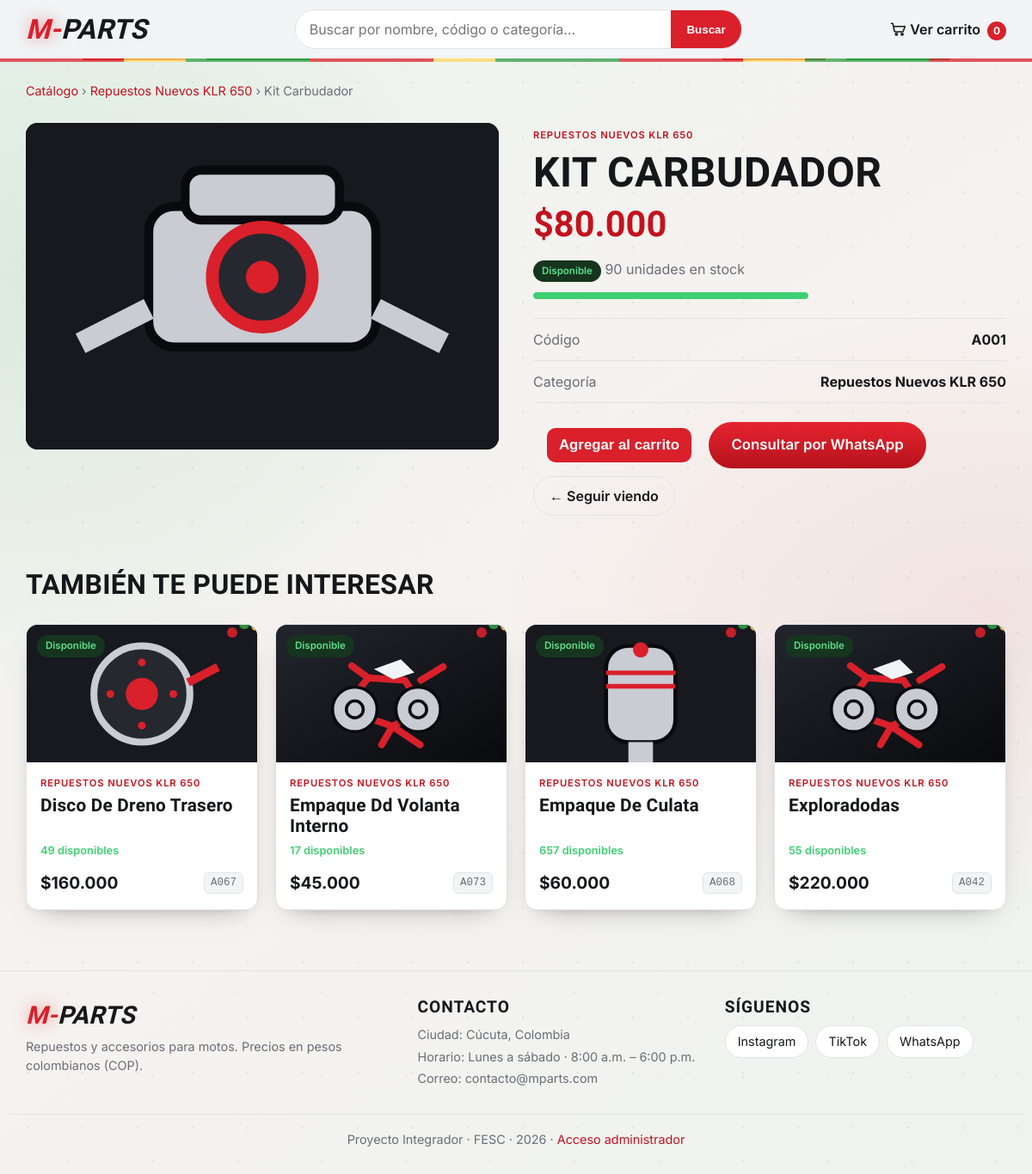
Page /mparts_app_infinity/producto.php?codigo=A001 on the committed database.
### tables this page shows
CREATE TABLE `productos` (
  `codigo_producto` varchar(20) NOT NULL,
  `nombre` varchar(150) NOT NULL,
  `categoria` varchar(100) DEFAULT NULL,
  `compras_iniciales` int(11) NOT NULL DEFAULT 0,
  `ventas_registradas` int(11) DEFAULT 0,
  `stock_actual` int(11) NOT NULL DEFAULT 0,
  `costo_unitario` decimal(12,2) NOT NULL DEFAULT 0.00,
  `precio_venta` decimal(12,2) NOT NULL DEFAULT 0.00,
  PRIMARY KEY (`codigo_producto`)
);

### mparts_app_infinity/config.php (called while the page is built, shortened)
<?php
function db(): PDO {
    static $pdo = null;
    if (!$pdo) {
        $pdo = new PDO('mysql:host=' . DB_HOST . ';dbname=' . DB_NAME . ';charset=utf8mb4', DB_USER, DB_PASS, [
            PDO::ATTR_ERRMODE => PDO::ERRMODE_EXCEPTION,
            PDO::ATTR_DEFAULT_FETCH_MODE => PDO::FETCH_ASSOC,
        ]);
    }
    return $pdo;
}
function h($s): string { return htmlspecialchars((string)$s, ENT_QUOTES, 'UTF-8'); }
function cop($n): string { return '$' . number_format((float)$n, 0, ',', '.'); }
function nombre($s): string { return mb_convert_case(mb_strtolower($s), MB_CASE_TITLE); }
function cat_label($c): string {
    $t = mb_convert_case(mb_strtolower($c), MB_CASE_TITLE);
    return str_replace(['Klr', 'Dr ', 'V-strom'], ['KLR', 'DR ', 'V-Strom'], $t);
}
function stock_badge($n): array {
    return ['Disponible', 'ok'];
}
function url(array $o = []): string {
    $p = array_filter(array_merge($_GET, $o), fn($v) => $v !== '' && $v !== null);
    return 'index.php' . ($p ? '?' . http_build_query($p) : '');
}

### mparts_app_infinity/includes/fotos.php (called while the page is built, shortened)
<?php
function foto_dir(): string { return __DIR__ . '/../assets/img/productos/'; }
function foto_codigo(string $c): string { return preg_replace('/[^A-Za-z0-9_-]/', '', $c); }
function foto(string $codigo, string $categoria = '', string $nombre = ''): ?string {
    $c = foto_codigo($codigo);
    if ($c !== '') {
    foreach (FOTO_EXT as $e) {
        $f = foto_dir() . $c . '.' . $e;
    }
    }
    $texto = mb_strtoupper($categoria . ' ' . $nombre);
    $archivo = 'fallback-repuesto.svg';
    if (str_contains($texto, 'LLANTA') || str_contains($texto, 'NEUMATICO') || str_contains($texto, 'RIN')) $archivo = 'fallback-llanta.svg';
    elseif (str_contains($texto, 'ACEITE') || str_contains($texto, 'LIQUID') || str_contains($texto, 'REFRIGER') || str_contains($texto, 'SILICONA') || str_contains($texto, 'RESTaurador')) $archivo = 'fallback-liquidos.svg';
    elseif (str_contains($texto, 'MORRAL') || str_contains($texto, 'BOLSO') || str_contains($texto, 'MALET') || str_contains($texto, 'MOCHILA')) $archivo = 'fallback-bolso.svg';
    elseif (str_contains($texto, 'TORNILLO') || str_contains($texto, 'TUERCA') || str_contains($texto, 'ARANDELA') || str_contains($texto, 'PERNO')) $archivo = 'fallback-tornillo.svg';
    elseif (str_contains($texto, 'PISTON') || str_contains($texto, 'PIST') || str_contains($texto, 'EMBOLO') || str_contains($texto, 'CILINDRO') || str_contains($texto, 'CULATA')) $archivo = 'fallback-piston.svg';
    elseif (str_contains($texto, 'CADENA') || str_contains($texto, 'SPRDCKET') || str_contains($texto, 'PI�ON')) $archivo = 'fallback-cadena.svg';
    elseif (str_contains($texto, 'FILTRO') || str_contains($texto, 'CAJA FILT')) $archivo = 'fallback-filtro.svg';
    elseif (str_contains($texto, 'BATERIA')) $archivo = 'fallback-bateria.svg';
    elseif (str_contains($texto, 'DISCO') || str_contains($texto, 'FRENO') || str_contains($texto, 'CALIPER') || str_contains($texto, 'CLUTCH') || str_contains($texto, 'CLOCHERA')) $archivo = 'fallback-freno.svg';
    elseif (str_contains($texto, 'TANQUE') || str_contains($texto, 'GASOLINA') || str_contains($texto, 'TAPA DE GAS')) $archivo = 'fallback-tanque.svg';
    elseif (str_contains($texto, 'ASIENTO') || str_contains($texto, 'ASIENT')) $archivo = 'fallback-asiento.svg';
    elseif (str_contains($texto, 'CAJA DE') || str_contains($texto, 'HERRAMIENT')) $archivo = 'fallback-herramienta.svg';
    elseif (str_contains($texto, 'GUAYA') || str_contains($texto, 'CABLE') || str_contains($texto, 'BARRA') || str_contains($texto, 'TENSOR')) $archivo = 'fallback-cable.svg';
    elseif (str_contains($texto, 'ESPEJO') || str_contains($texto, 'ESPEJOS')) $archivo = 'fallback-espejo.svg';
    elseif (str_contains($texto, 'FARO') || str_contains($texto, 'FAROL') || str_contains($texto, 'LAMPARA') || str_contains($texto, 'LUZ') || str_contains($texto, 'EXPLORADOR')) $archivo = 'fallback-lampara.svg';
    elseif (str_contains($texto, 'ESCAPE') || str_contains($texto, 'TUBO') || str_contains($texto, 'ESCAP')) $archivo = 'fallback-escape.svg';
    elseif (str_contains($texto, 'CHASIS') || str_contains($texto, 'DEFENSA') || str_contains($texto, 'PARRILLA') || str_contains($texto, 'BASE') || str_contains($texto, 'PROTECTOR')) $archivo = 'fallback-accesorio.svg';
    elseif (str_contains($texto, 'CARBURADOR') || str_contains($texto, 'CARBUDADOR')) $archivo = 'fallback-carburador.svg';
    elseif (str_contains($texto, 'STICKER') || str_contains($texto, 'CALCOMANIA')) $archivo = 'fallback-sticker.svg';
    $f = foto_dir() . $archivo;
    return is_file($f) ? 'assets/img/productos/' . $archivo . '?v=' . filemtime($f) : null;
}

### mparts_app_infinity/producto.php (the view, shortened to what this page needs)
<?php
require_once __DIR__ . '/config.php';
$codigo = $_GET['codigo'] ?? ''; $p = null; $rel = []; $error = null; $E = CAT_SQL;
try {
    $st = db()->prepare("SELECT codigo_producto, nombre, $E AS cat, stock_actual, precio_venta FROM productos WHERE codigo_producto = :c");
    $st->execute([':c' => $codigo]); $p = $st->fetch();
    if ($p) {
        $st = db()->prepare("SELECT codigo_producto, nombre, $E AS cat, stock_actual, precio_venta FROM productos WHERE $E = :cat AND codigo_producto <> :c ORDER BY RAND() LIMIT 4");
        $st->execute([':cat' => $p['cat'], ':c' => $codigo]); $rel = $st->fetchAll();
    }
} catch (PDOException $e) { $error = $e->getMessage(); }
include __DIR__ . '/includes/header.php';
?>
<main class="wrap">
<?php if ($error): ?>
  <div class="alert"><b>Error de base de datos.</b><br><small><?= h($error) ?></small></div>
<?php elseif (!$p): ?>
  <div class="empty">Producto no encontrado. <a href="index.php">Volver al catálogo</a></div>
<?php else: [$txt, $cls] = stock_badge($p['stock_actual']);
  $msg = 'Hola M-PARTS, me interesa: ' . nombre($p['nombre']) . ' (código ' . $p['codigo_producto'] . ').'; ?>
  <p class="crumbs"><a href="index.php">Catálogo</a> › <a href="<?= h(url(['cat' => $p['cat'], 'q' => '', 'p' => ''])) ?>"><?= h(cat_label($p['cat'])) ?></a> › <?= h(nombre($p['nombre'])) ?></p>
  <section class="detail">
    <div class="thumb big"><?php if ($ph = foto($p['codigo_producto'], $p['cat'], $p['nombre'])): ?><img src="<?= h($ph) ?>" alt="<?= h(nombre($p['nombre'])) ?>" loading="lazy"><?php else: ?><span><?= cat_icon($p['cat']) ?></span><?php endif; ?></div>
    <div>
      <small class="cat"><?= h(cat_label($p['cat'])) ?></small>
      <h1><?= h(nombre($p['nombre'])) ?></h1>
      <p class="price"><?= cop($p['precio_venta']) ?></p>
      <p><span class="badge <?= $cls ?>"><?= $txt ?></span> <span class="muted"><?= (int)$p['stock_actual'] ?> unidades en stock</span></p>
      <div class="meter"><i class="<?= $cls ?>" style="width:<?= min(100, max(3, $p['stock_actual'] * 2)) ?>%"></i></div>
      <ul class="facts"><li><span>Código</span><b><?= h($p['codigo_producto']) ?></b></li><li><span>Categoría</span><b><?= h(cat_label($p['cat'])) ?></b></li></ul>
      <?php if ($p['stock_actual'] > 0): ?>
      <button class="btn big-btn cart-add" type="button" data-codigo="<?= h($p['codigo_producto']) ?>" data-nombre="<?= h(nombre($p['nombre'])) ?>" data-precio="<?= h($p['precio_venta']) ?>" data-stock="<?= (int)$p['stock_actual'] ?>">Agregar al carrito</button>
      <?php endif; ?>
      <a class="btn big-btn" href="https://wa.me/<?= WHATSAPP ?>?text=<?= urlencode($msg) ?>" target="_blank" rel="noopener"><?= $p['stock_actual'] > 0 ? 'Consultar por WhatsApp' : 'Consultar disponibilidad' ?></a>
      <a class="btn ghost" href="index.php">← Seguir viendo</a>
    </div>
  </section>
  <?php if ($rel): ?>
  <h2 class="sec">También te puede interesar</h2>
  <div class="grid">
    <?php foreach ($rel as $r): [$t2, $c2] = stock_badge($r['stock_actual']); ?>
      <a class="card" href="producto.php?codigo=<?= urlencode($r['codigo_producto']) ?>">
        <div class="thumb"><?php if ($ph = foto($r['codigo_producto'], $r['cat'], $r['nombre'])): ?><img src="<?= h($ph) ?>" alt="<?= h(nombre($r['nombre'])) ?>" loading="lazy"><?php else: ?><span><?= cat_icon($r['cat']) ?></span><?php endif; ?><em class="badge <?= $c2 ?>"><?= $t2 ?></em></div>
        <div class="info"><small class="cat"><?= h(cat_label($r['cat'])) ?></small><h3><?= h(nombre($r['nombre'])) ?></h3>
        <small class="stk <?= $c2 ?>"><?= $r['stock_actual'] > 0 ? (int)$r['stock_actual'] . ' disponibles' : 'Sin stock' ?></small>
        <div class="row"><strong><?= cop($r['precio_venta']) ?></strong><code><?= h($r['codigo_producto']) ?></code></div></div>
      </a>
    <?php endforeach; ?>
  </div>
  <?php endif; endif; ?>
</main>
<?php include __DIR__ . '/includes/footer.php'; ?>

### rows in the picture
productos: nombre "Kit Carbudador", nombre "KIT CARBUDADOR", precio_venta "$80.000", stock_actual "90", codigo_producto "A001"
productos: shows a picture, t2 "Disponible", cat "REPUESTOS NUEVOS KLR 650", nombre "Disco De Dreno Trasero", stock_actual "49", precio_venta "$160.000", codigo_producto "A067"
productos: t2 "Disponible", cat "REPUESTOS NUEVOS KLR 650", nombre "Empaque Dd Volanta Interno", stock_actual "17", precio_venta "$45.000", codigo_producto "A073"
productos: shows a picture, t2 "Disponible", cat "REPUESTOS NUEVOS KLR 650", nombre "Empaque De Culata", stock_actual "657", precio_venta "$60.000", codigo_producto "A068"
productos: t2 "Disponible", cat "REPUESTOS NUEVOS KLR 650", nombre "Exploradodas", stock_actual "55", precio_venta "$220.000", codigo_producto "A042"

### other values in the picture
cat_label($p['cat']) "Repuestos Nuevos KLR 650"
cat_label($p['cat']) "REPUESTOS NUEVOS KLR 650"
$txt "Disponible"
$k "Ciudad"
$v "Cúcuta, Colombia"
$k "Horario"
$v "Lunes a sábado · 8:00 a.m. – 6:00 p.m."
$k "Correo"
$v "contacto@mparts.com"
$n "Instagram"
$n "TikTok"
